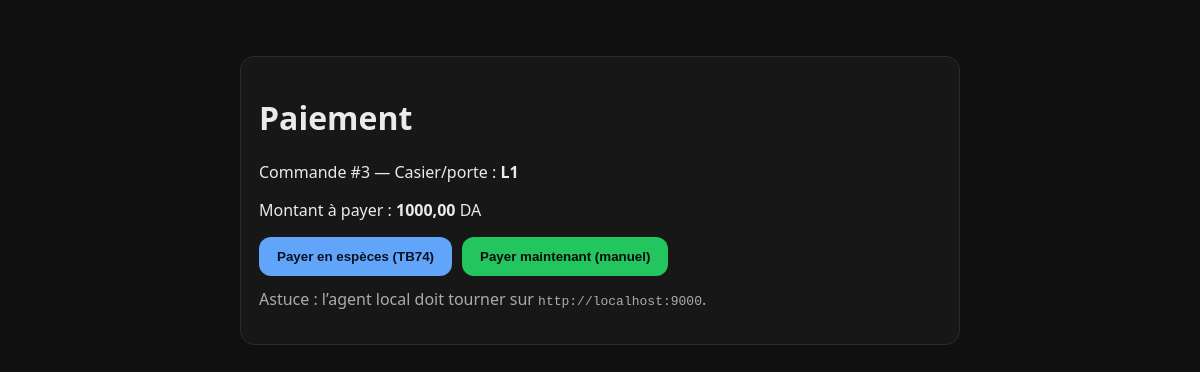
Screenshot of /pay/3/ with the database file from the repository.
### fleur/models.py (models this page shows, shortened)
class Order(models.Model):
    PENDING="PENDING"; PAID="PAID"; VENDED="VENDED"; FAILED="FAILED"
    STATUSES=[(PENDING,"En attente"),(PAID,"Payé"),(VENDED,"Vendu"),(FAILED,"Échec")]
    distributor = models.ForeignKey(Distributor, on_delete=models.PROTECT)
    slot = models.ForeignKey(Slot, on_delete=models.PROTECT)
    amount = models.DecimalField(max_digits=10, decimal_places=2)
    status = models.CharField(max_length=20, choices=STATUSES, default=PENDING)
    created_at = models.DateTimeField(auto_now_add=True)

class Slot(models.Model):
    BIG="BIG"; LOCKER="LOCKER"
    TYPES=[(BIG,"Grande porte"),(LOCKER,"Casier")]
    distributor = models.ForeignKey(Distributor, on_delete=models.CASCADE, related_name="slots")
    code = models.CharField(max_length=10)               # D1/D2/L1..L6
    relay_channel = models.PositiveIntegerField()        # canal sur la carte driver
    door_type = models.CharField(max_length=10, choices=TYPES, default=LOCKER)
    capacity = models.PositiveIntegerField(default=1)
    quantity = models.PositiveIntegerField(default=1)
    is_enabled = models.BooleanField(default=True)
    class Meta:
        unique_together = [("distributor","code")]

### fleur/views.py (the view, shortened to what this page needs)
# urls.py: path("pay/<int:order_id>/", views.pay, name="pay"),
def pay(request, order_id):
    order = get_object_or_404(Order, pk=order_id)
    return render(request, "fleur/pay.html", {"order": order})

### fleur/templates/fleur/pay.html (shortened to what this page needs)
<!doctype html>
<html lang="fr">
<head>
</head>
<body>
  <div class="wrap">
    <div class="card">
      <h1>Paiement</h1>
      <p>Commande #{{ order.id }} — Casier/porte : <b>{{ order.slot.code }}</b></p>
      <p>Montant à payer : <b id="amount">{{ order.amount }}</b> DA</p>
      <div class="row" style="margin:12px 0">
        <button id="cashBtn" class="btn alt" type="button">Payer en espèces (TB74)</button>
        <form id="fallbackForm" method="post" style="display:inline">
          <button class="btn" type="submit">Payer maintenant (manuel)</button>
        </form>
      </div>
      <p style="margin-top:10px;opacity:.7">
        Astuce : l’agent local doit tourner sur <code>http://localhost:9000</code>.
      </p>
    </div>
  </div>
</body>
</html>

### fleur/templates/fleur/pay.html (style rules this page uses)
body { font-family:system-ui;margin:0;background:#101010;color:#eaeaea }
.wrap { max-width:720px;margin:40px auto;padding:16px }
.card { background:#171717;border:1px solid #2a2a2a;border-radius:14px;padding:18px }
.btn { display:inline-block;background:#22c55e;color:#0b0b0b;font-weight:800;padding:12px 18px;border-radius:12px;text-decoration:none;border:none;cursor:pointer }
.btn.alt { background:#60a5fa;color:#0b1023 }
.row { display:flex;gap:10px;flex-wrap:wrap }

### rows the page displays
Order: id "3", slot.code "L1", amount "1000,00"
